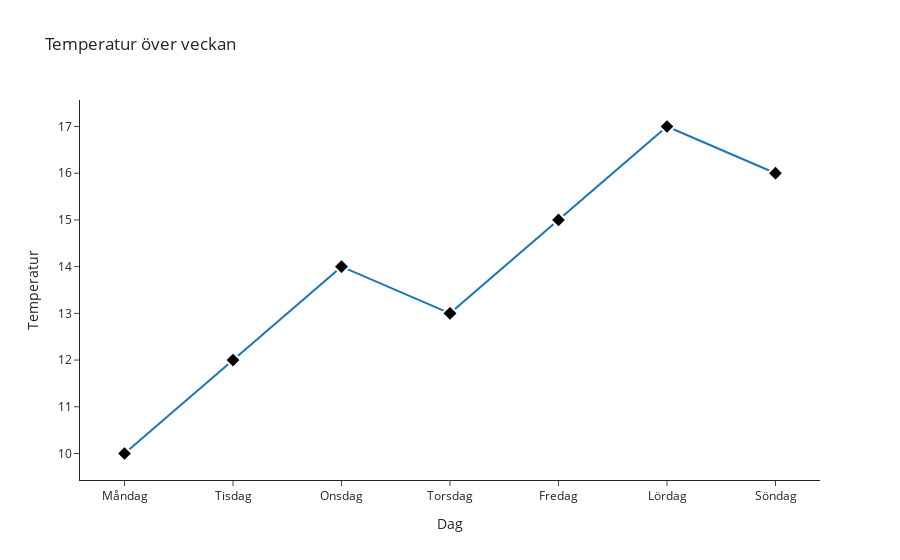

Notebook source saved alongside this figure:
### Code cell
import plotly.express as px
import pandas as pd

data = pd.DataFrame({
    "Dag": ["Måndag", "Tisdag", "Onsdag", "Torsdag", "Fredag", "Lördag", "Söndag"],
    "Temperatur": [10, 12, 14, 13, 15, 17, 16]
})


fig = px.line(data, x="Dag", y="Temperatur", title="Temperatur över veckan",markers = True,template = "simple_white")

fig.update_traces(
    marker = dict(
        color= "black",
        size = 12,
        symbol = "diamond",
        line = dict(width = 2,
                    color = "white")
    )
)

fig.show()

### Figure 1 — Plotly figure (JSON) as saved in the notebook; plotly's stock layout.template omitted (floating-point values rounded to 4 significant figures)
{"data": [{"hovertemplate": "Dag=%{x}<br>Temperatur=%{y}<extra></extra>", "legendgroup": "", "line": {"color": "#1F77B4", "dash": "solid"}, "marker": {"color": "black", "line": {"color": "white", "width": 2}, "size": 12, "symbol": "diamond"}, "mode": "lines+markers", "name": "", "orientation": "v", "showlegend": false, "type": "scatter", "x": ["Måndag", "Tisdag", "Onsdag", "Torsdag", "Fredag", "Lördag", "Söndag"], "xaxis": "x", "y": [10, 12, 14, 13, 15, 17, 16], "yaxis": "y"}], "layout": {"legend": {"tracegroupgap": 0}, "title": {"text": "Temperatur över veckan"}, "xaxis": {"anchor": "y", "domain": [0, 1], "title": {"text": "Dag"}}, "yaxis": {"anchor": "x", "domain": [0, 1], "title": {"text": "Temperatur"}}}}
